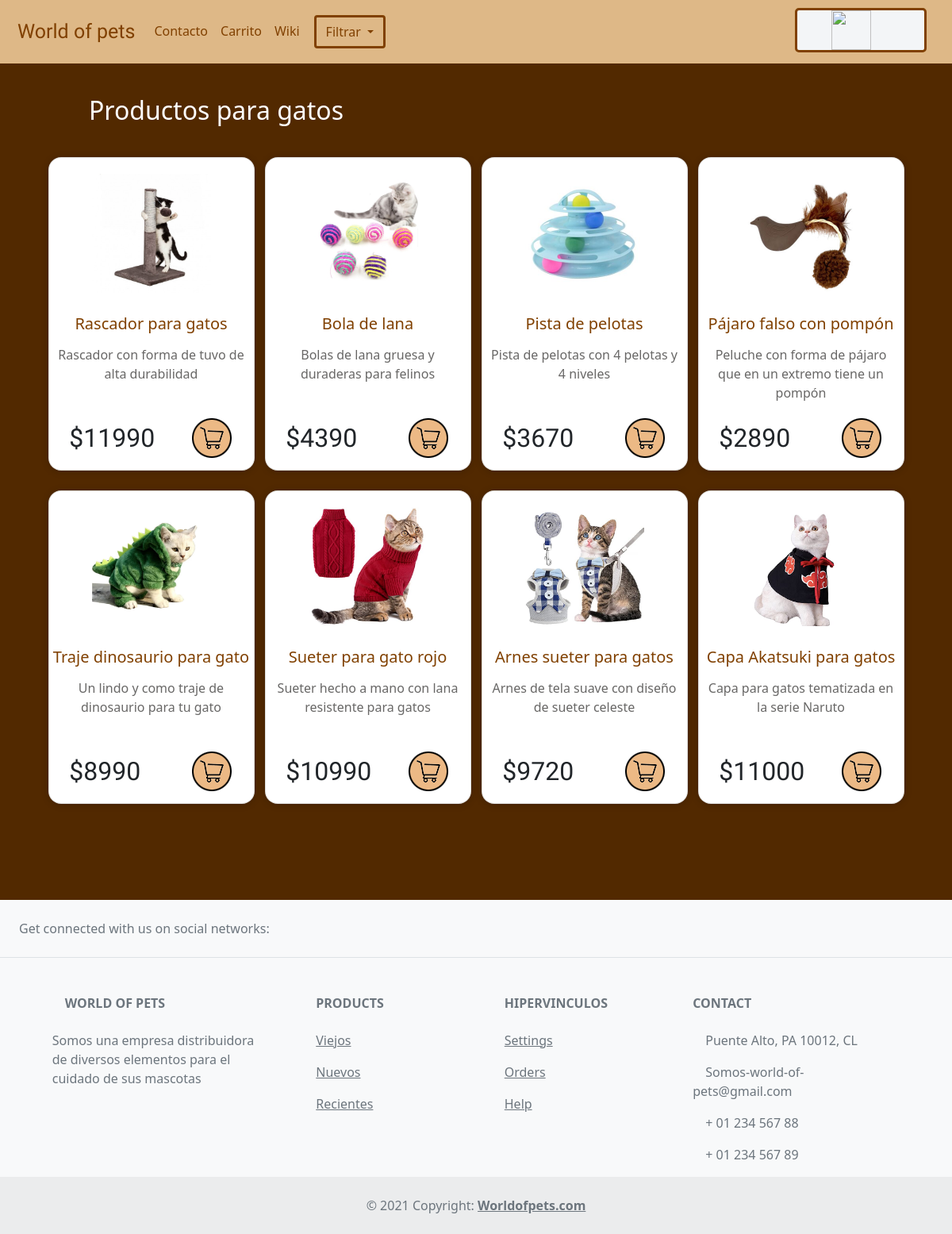
The app's page /felinos/ with its own data.
### appwop/models.py (models this page shows)
class Pgato(models.Model):
    idProducto=models.CharField(max_length=30,null=True)
    nombre=models.CharField(max_length=30)
    descripcion=models.CharField(max_length=150)
    precio=models.IntegerField()
    imagen=models.ImageField(upload_to="productos", null=True)
    creado=models.DateTimeField(auto_now_add=True)
    actualizado=models.DateTimeField(auto_now=True)

### appwop/views.py (the view)
# urls.py: path('felinos/', felinos),
def felinos(request):
    try:
        pgatos = Pgato.objects.all()
        context= {'pgatos':pgatos}
        return render(request, "felinos.html", context)
    except:
        mensaje = "Problemas con la carga en el home"
        return HttpResponse(mensaje)

### appwop/templates/felinos.html (shortened to what this page needs)
{% load static %}
<!DOCTYPE html>
<html lang="en">
<head>
    <link rel="stylesheet" href="{% static 'appwop/css/estilos.css' %}">
    <link rel="stylesheet" href="{% static 'appwop/css/estilo-sec-clima.css' %}">
    <link href="https://cdn.jsdelivr.net/npm/bootstrap@5.1.3/dist/css/bootstrap.min.css" rel="stylesheet">
</head>
<body style="background-color:#522900;">
    <nav id="marginnav" class="navbar navbar-expand-lg navbar-light bg-light">
        <div id="fondo" class="container-fluid">
          <a id="cafenav" class="navbar-brand" href="/wop/">World of pets</a>
          <div class="collapse navbar-collapse" id="navbarSupportedContent">
            <ul class="navbar-nav me-auto mb-2 mb-lg-0">
              <li class="nav-item1">
                <a id="cafenav2" class="nav-link active" href="/contacto/">Contacto</a>
              </li>
              <li class="nav-item">
                <a id="cafenav2" class="nav-link" href="/carrito/">Carrito</a>
              </li>
              <li class="nav-item2">
                <a id="cafenav2" class="nav-link" href="/wiki/" style="margin-right: 10px;">Wiki</a>
              </li>
              <div class="dropdown">
                <button id="color-boton-filtrar" class="btn btn-secondary dropdown-toggle" type="button" id="dropdownMenuButton1" data-bs-toggle="dropdown" aria-expanded="false">
                  Filtrar
                </button>
              </div>
            </ul>
            <div id="clima" style="background-color: rgb(243, 245, 247);">
              <img id="icono-animado"src="">
              <p id="ubicacion"></p>
            </div>
          </div>
        </div>
      </nav>
      <br>
      <h2 id="hdos">Productos para gatos</h2>
      <section class="productos">
        <div class="col mx-auto align-items-center">
          <br>
          <div class="row mx-auto justify-content-center align-items-center text-center container">
            {% if pgatos %}
              {% for producto in pgatos %}
                <div class="card col-lg-3 col-md-3 col-12 w-30">
                  <img id="imagenes-productos" src="{{ producto.imagen.url }}" width="150" height="150" class="imagenob1" alt="...">
                  <h5 id="nombres-productos">{{ producto.nombre}}</h5>
                  <p id="descripcion-productos">{{ producto.descripcion}}</p>
                  <p id="precios">${{ producto.precio}}</p>
                  <a href="#" id="iconoCarrito"><img src="{% static 'appwop/Img/iconoCarrito.png' %}"></a>
                </div>
              {% endfor %}
            {% endif %}
          </div>
      </div>
      <br>
      <br>
      <br>
    </section>
    <br>
    <footer  class="text-center text-lg-start bg-light text-muted" aria-expanded="false">
    <section
        class="d-flex justify-content-center justify-content-lg-between p-4 border-bottom"
    >
        <div class="me-5 d-none d-lg-block">
        <span>Get connected with us on social networks:</span>
        </div>
        <div>
        </div>
    </section>
    <section class="Footer">
        <div class="container text-center text-md-start mt-5">
        <div class="row mt-3">
            <div class="col-md-3 col-lg-4 col-xl-3 mx-auto mb-4">
            <h6 class="text-uppercase fw-bold mb-4">
                World of pets
            </h6>
            <p>
                Somos una empresa distribuidora de diversos elementos para el cuidado de sus mascotas
            </p>
            </div>
            <div class="col-md-2 col-lg-2 col-xl-2 mx-auto mb-4">
            <h6 class="text-uppercase fw-bold mb-4">
                Products
            </h6>
            <p>
                <a href="#!" class="text-reset">Viejos</a>
            </p>
            <p>
                <a href="#!" class="text-reset">Nuevos</a>
            </p>
            <p>
                <a href="#!" class="text-reset">Recientes</a>
            </p>
            </div>
            <div class="col-md-3 col-lg-2 col-xl-2 mx-auto mb-4">
            <h6 class="text-uppercase fw-bold mb-4">
                Hipervinculos
            </h6>
            <p>
                <a href="#!" class="text-reset">Settings</a>
            </p>
            <p>
                <a href="#!" class="text-reset">Orders</a>
            </p>
            <p>
                <a href="#!" class="text-reset">Help</a>
            </p>
            </div>
            <div class="col-md-4 col-lg-3 col-xl-3 mx-auto mb-md-0 mb-4">
            <h6 class="text-uppercase fw-bold mb-4">
                Contact
            </h6>
            <p> Puente Alto, PA 10012, CL</p>
            <p>
                Somos-world-of-pets@gmail.com
            </p>
            <p> + 01 234 567 88</p>
            <p> + 01 234 567 89</p>
            </div>
            </div>
            </div>
        </section>
        <div class="text-center p-4" style="background-color: rgba(0, 0, 0, 0.05);">
            © 2021 Copyright:
            <a class="text-reset fw-bold" href="https://mdbootstrap.com/">Worldofpets.com</a>
        </div>
        </footer>
    </body>
</html>

### appwop/static/appwop/css/estilos.css (style rules this page uses)
#cafenav { font-family: 'Courgette', cursive; color: #804000; font-size: 25px; }
#cafenav2 { color: #804000; }
.d-flex { margin-bottom: 4px; }
#marginnav { margin: 0; padding: 0; }
#fondo { background-color: burlywood; border: 10px solid burlywood; }
#color-boton-filtrar { border: 3px solid #804000; color: #804000; background-color: burlywood; }
#hdos { color: white; display: flex; flex-direction: column; justify-content: left; align-items: left; text-align: left; padding: 1rem; padding-left: 7rem; border-radius: 1rem 1rem 1rem 1rem; margin: auto; }
.productos .card { width: 260px; height: 395px; box-shadow: 0 1px 10px rgba(0, 0, 0, 0.2); display: flex; flex-direction: column; justify-content: center; align-items: center; text-align: center; padding: 1rem; border-radius: 1rem 1rem 1rem 1rem; margin: auto; margin-bottom: 25px; }
#iconoCarrito { position: absolute; bottom: 15px; left: 70%; }
#nombres-productos { position: absolute; top:50%; color: #804000; }
#imagenes-productos { position: absolute; top: 5%; width: 150px; height: 150px; }
#descripcion-productos { position: absolute; top: 60%; padding-left: 5px; padding-right: 5px; color: #686766; }
#precios { font-family: 'Glegoo'; position: absolute; font-size: xx-large; bottom: 0px; left: 10%; }

### appwop/static/appwop/css/estilo-sec-clima.css (style rules this page uses)
#clima { box-sizing: content-box; border: 3px solid #804000; border-radius: 5px; width: 160px; height: 50px; flex-direction: row; margin-right: 10px; margin-bottom: 4px; }
#ubicacion { font-size: 13px; width: 70px; height: 35px; top: 32px; right: 45%; margin-left: 12px; margin-bottom: 0px; }
#icono-animado { display: inline; position: absolute; margin-left: 16px; width: 50px; height: 50px; }

### records on screen
Pgato: imagen (picture), nombre "Rascador para gatos", descripcion "Rascador con forma de tuvo de alta durabilidad", precio "11990"
Pgato: imagen (picture), nombre "Bola de lana", descripcion "Bolas de lana gruesa y duraderas para felinos", precio "4390"
Pgato: imagen (picture), nombre "Pista de pelotas", descripcion "Pista de pelotas con 4 pelotas y 4 niveles", precio "3670"
Pgato: imagen (picture), nombre "Pájaro falso con pompón", descripcion "Peluche con forma de pájaro que en un extremo tiene un pompón", precio "2890"
Pgato: imagen (picture), nombre "Traje dinosaurio para gato", descripcion "Un lindo y como traje de dinosaurio para tu gato", precio "8990"
Pgato: imagen (picture), nombre "Sueter para gato rojo", descripcion "Sueter hecho a mano con lana resistente para gatos", precio "10990"
Pgato: imagen (picture), nombre "Arnes sueter para gatos", descripcion "Arnes de tela suave con diseño de sueter celeste", precio "9720"
Pgato: imagen (picture), nombre "Capa Akatsuki para gatos", descripcion "Capa para gatos tematizada en la serie Naruto", precio "11000"
